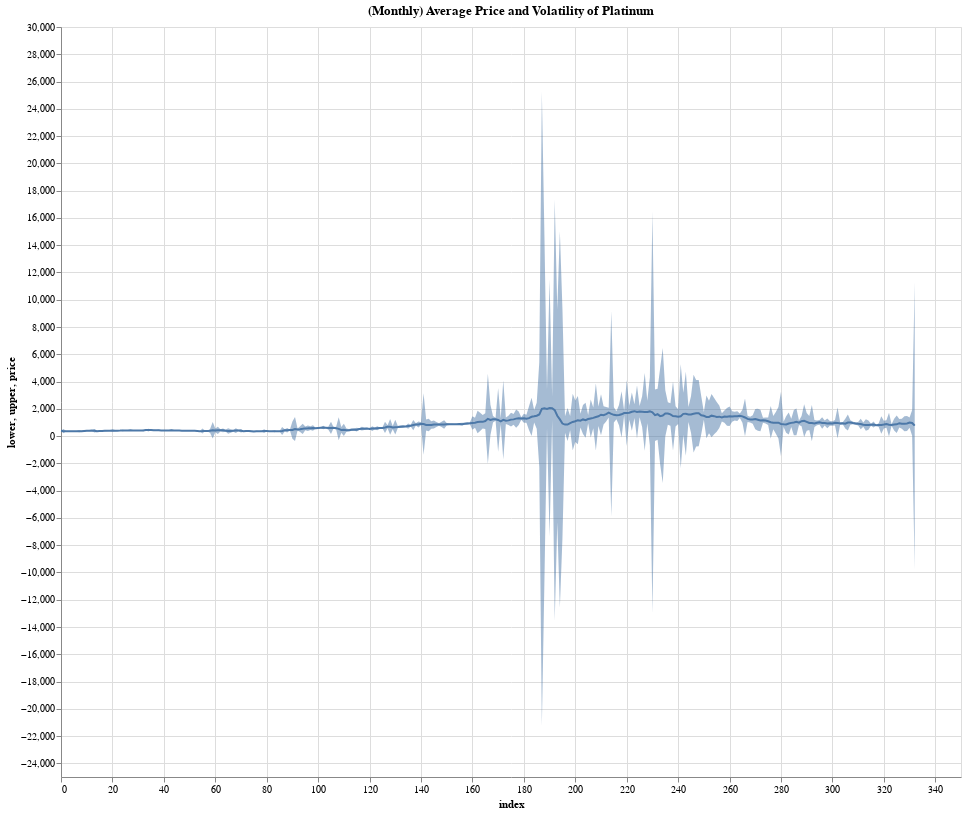

Notebook code cell kept with this figure:
### Code cell
#creating a data source to plot
data = pd.DataFrame({'price': np.array(monthly_data['value_plat']), 'volatility': np.array(monthly_data['vol_plat'])})
data['lower'] = data['price'] - data['volatility']
data['upper'] = data['price'] + data['volatility']
data['index'] = data.index
print(data.head())
line = alt.Chart(data).mark_line().encode(
    x='index',
    y='price'
).properties(
    width=900,
    height=750,
    title='(Monthly) Average Price and Volatility of Platinum'
)

band = alt.Chart(data).mark_area(
    opacity=0.5
).encode(
    x='index',
    y='lower:Q',
    y2='upper:Q'
)

band + line

### Figure 1 — Vega-Lite specification as saved in the notebook (floating-point values rounded to 4 significant figures; data arrays with more than 128 entries replaced by an {"elided": "..."} marker saying what was removed)
{"config": {"view": {"continuousWidth": 400, "continuousHeight": 300}}, "layer": [{"mark": {"type": "area", "opacity": 0.5}, "encoding": {"x": {"type": "quantitative", "field": "index"}, "y": {"type": "quantitative", "field": "lower"}, "y2": {"field": "upper"}}}, {"mark": "line", "encoding": {"x": {"type": "quantitative", "field": "index"}, "y": {"type": "quantitative", "field": "price"}}, "height": 750, "title": "(Monthly) Average Price and Volatility of Platinum", "width": 900}], "data": {"name": "data-563384d4fe4151a98a51b6e36d1779d1"}, "$schema": "https://vega.github.io/schema/vega-lite/v4.0.2.json", "datasets": {"data-563384d4fe4151a98a51b6e36d1779d1": {"elided": "333 records"}}}
